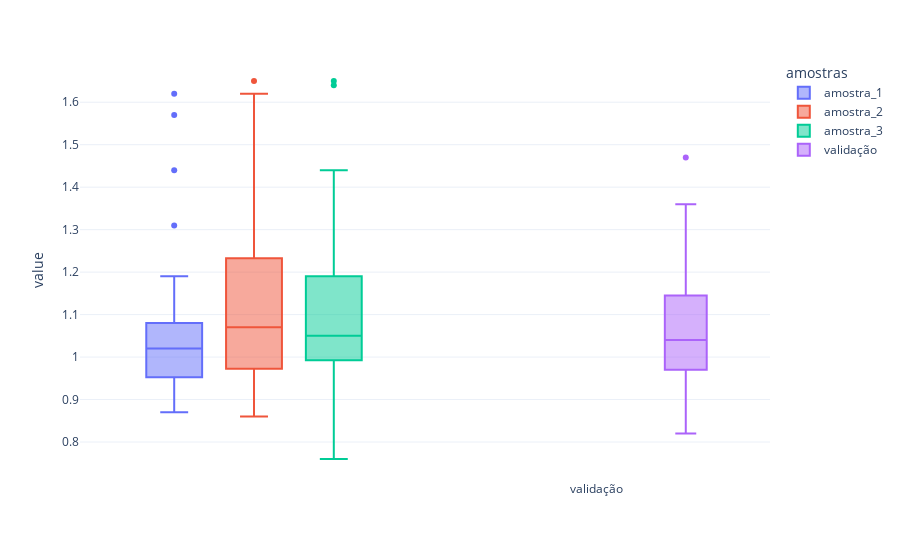

The cell this chart's notebook holds for it:
### Code cell
fig = go.Figure()

fig = px.box(
    df_melt,
    y='value',
    color='amostras',
    
)

fig.add_trace(
    go.Box(
        y=df_validacao,
        name='validação'
    )
)


fig.show()

### Figure 1 — Plotly figure (JSON) as saved in the notebook; plotly's stock layout.template omitted (floating-point values rounded to 4 significant figures)
{"data": [{"alignmentgroup": "True", "hovertemplate": "amostras=amostra_1<br>value=%{y}<extra></extra>", "legendgroup": "amostra_1", "marker": {"color": "#636efa"}, "name": "amostra_1", "notched": false, "offsetgroup": "amostra_1", "orientation": "v", "showlegend": true, "type": "box", "x0": " ", "xaxis": "x", "y": [0.95, 1.31, 0.95, 0.98, 0.89, 1.01, 1.04, 1.03, 1.03, 1.02, 0.93, 0.89, 0.92, 1.02, 1.1, 1.02, 1, 0.94, 0.96, 1.12, 0.99, 1.05, 1.19, 1.05, 1.09, 0.87, 1.62, 1.17, 1.02, 0.94, 0.98, 1.57, 1.44, 1.03, 0.97], "y0": " ", "yaxis": "y"}, {"alignmentgroup": "True", "hovertemplate": "amostras=amostra_2<br>value=%{y}<extra></extra>", "legendgroup": "amostra_2", "marker": {"color": "#EF553B"}, "name": "amostra_2", "notched": false, "offsetgroup": "amostra_2", "orientation": "v", "showlegend": true, "type": "box", "x0": " ", "xaxis": "x", "y": [1.18, 1.29, 1.34, 0.87, 1.19, 1.17, 0.98, 1.07, 1.62, 1.32, 0.86, 0.94, 1.65, 1.03, 1.25, 0.89, 1.57, 0.99, 1.03, 1.1, 1.24, 1.17, 1.04, 1.44, 0.97, 0.95, 0.98, 0.89, 1.15, 0.99, 1.21, 1.06, 0.95, 1.17, 0.89], "y0": " ", "yaxis": "y"}, {"alignmentgroup": "True", "hovertemplate": "amostras=amostra_3<br>value=%{y}<extra></extra>", "legendgroup": "amostra_3", "marker": {"color": "#00cc96"}, "name": "amostra_3", "notched": false, "offsetgroup": "amostra_3", "orientation": "v", "showlegend": true, "type": "box", "x0": " ", "xaxis": "x", "y": [1.05, 0.93, 1.08, 1.19, 0.95, 0.9, 1.19, 1.27, 1.24, 1, 1.03, 1.04, 0.77, 1.44, 1.33, 1.25, 0.76, 1.09, 0.98, 1.01, 1.06, 1.64, 1.04, 1.02, 0.84, 1.09, 1.23, 0.86, 0.99, 1.65, 1.03, 1.13, 1.03, 1.15, 1.12], "y0": " ", "yaxis": "y"}, {"name": "validação", "type": "box", "y": [0.94, 1.07, 1.02, 0.87, 1.09, 0.99, 0.95, 1, 0.94, 1.26, 1.06, 1.23, 1.47, 1.02, 0.82, 0.93, 1.3, 1, 1.18, 0.96, 1.03, 1.21, 0.91, 0.97, 1.15, 0.97, 1.13, 1.22, 0.97, 0.96, 1.08, 1.21, 1.36, 1.33, 1.04, 1.08, 0.97, 1.04, 1.1, 1.02, 1.33, 1.07, 1.04, 1.08, 0.96, 0.99, 0.89, 1.06, 1.09, 1.04, 1.23]}], "layout": {"boxmode": "group", "legend": {"title": {"text": "amostras"}, "tracegroupgap": 0}, "margin": {"t": 60}, "xaxis": {"anchor": "y", "domain": [0, 1]}, "yaxis": {"anchor": "x", "domain": [0, 1], "title": {"text": "value"}}}}
